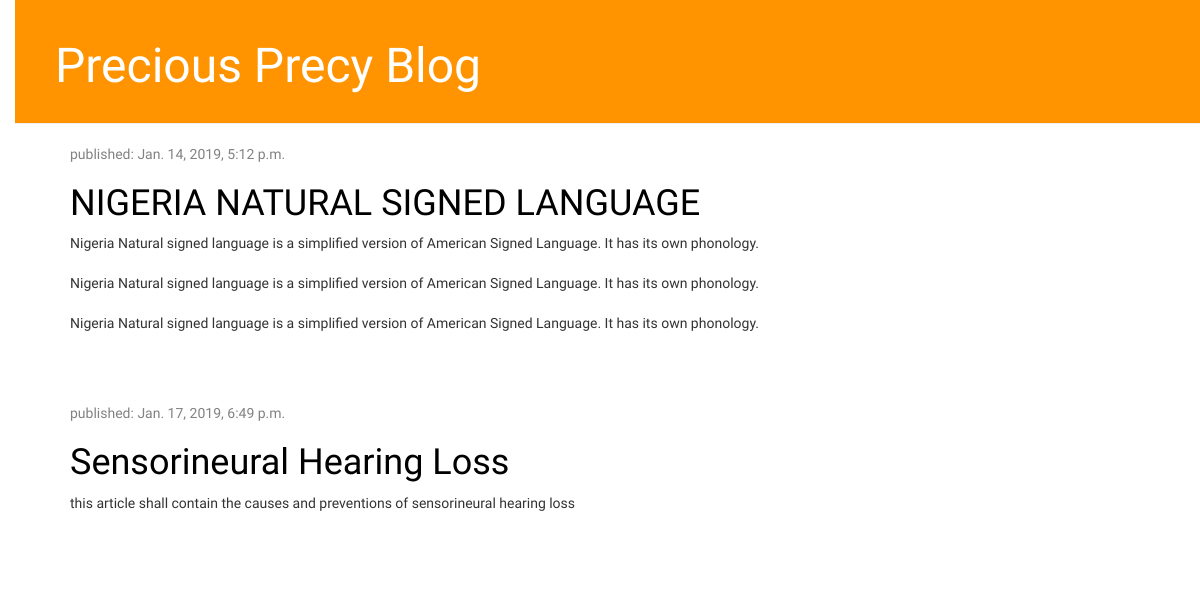
The app's page /, older data.
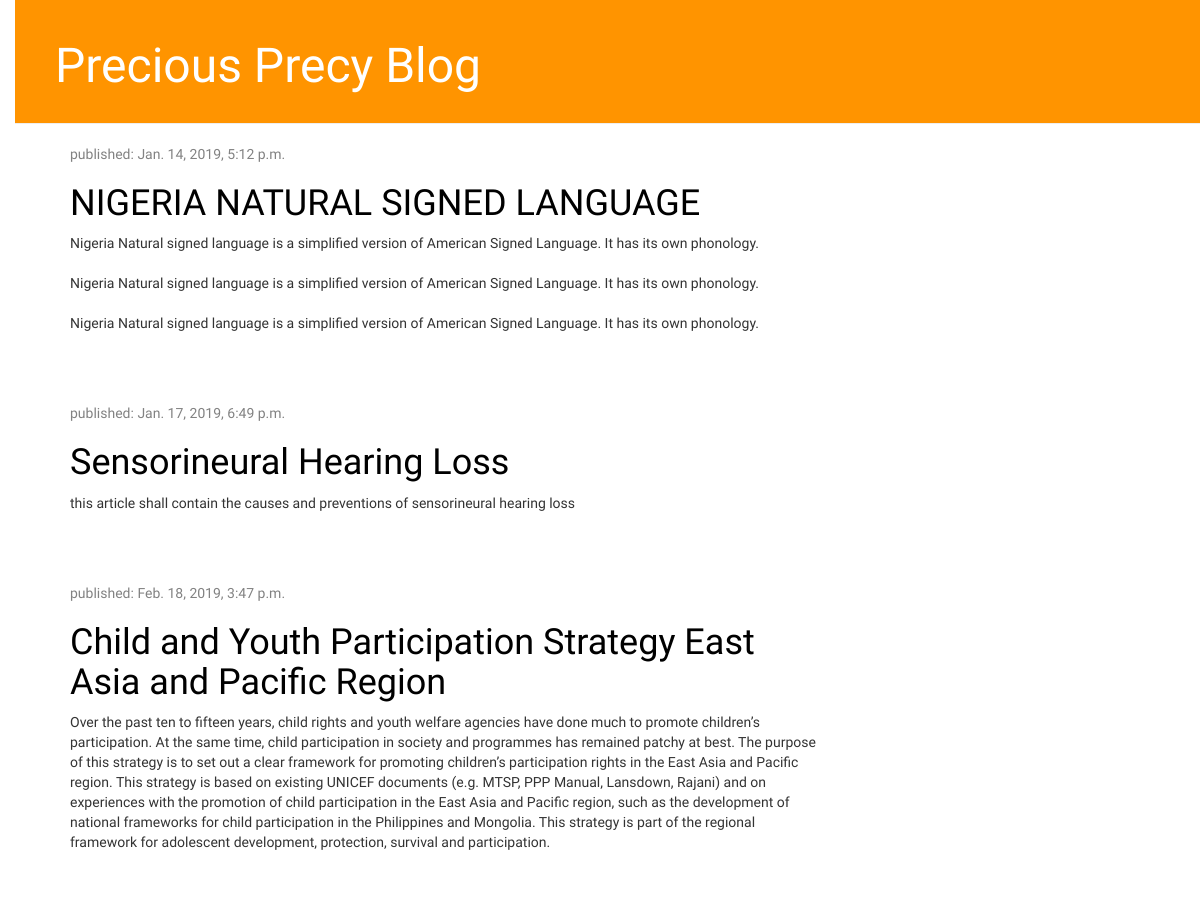
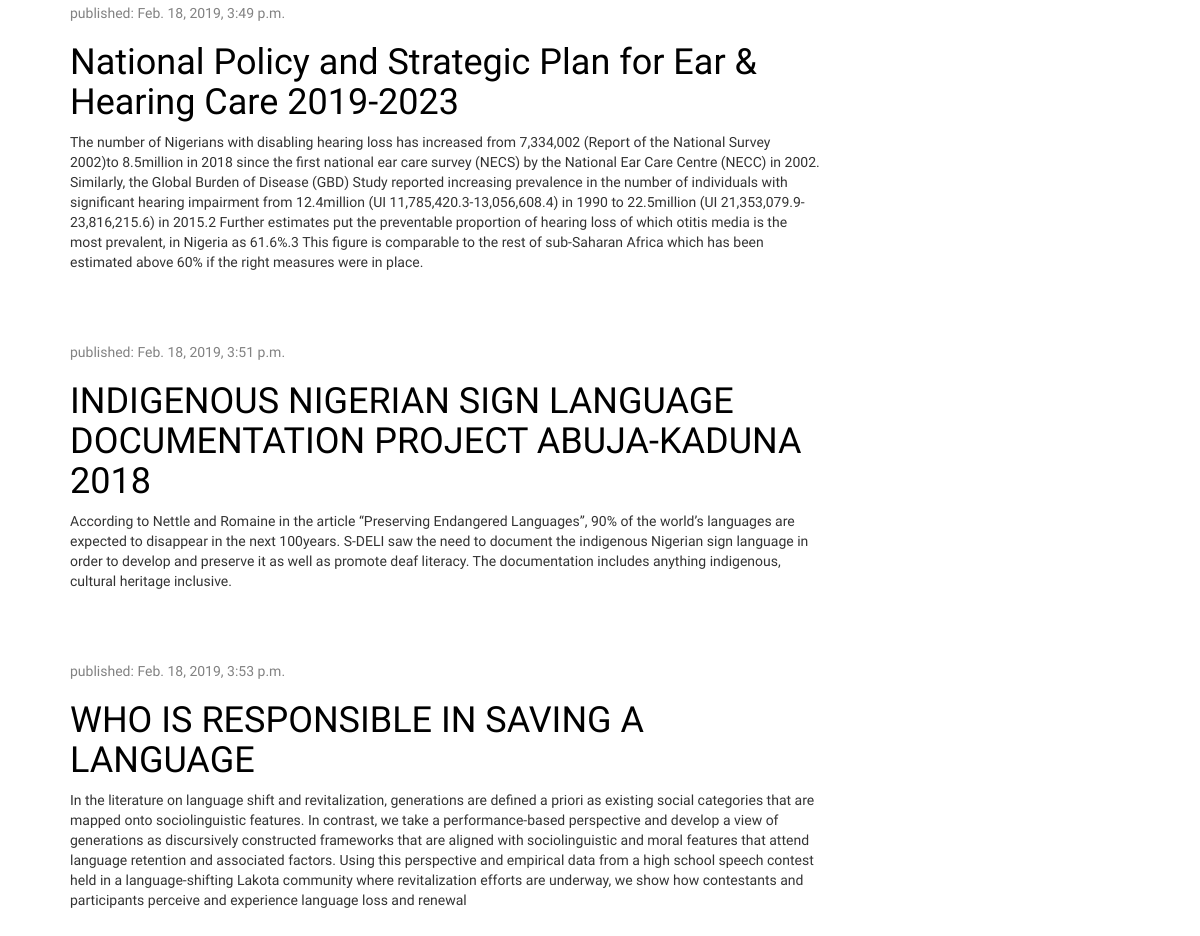
The same page, newer data (2 pictures, top to bottom).
### blog/models.py (models this page shows, shortened)
class Post(models.Model):
    author = models.ForeignKey('auth.User', on_delete=models.CASCADE)
    title = models.CharField(max_length=200)
    text = models.TextField()
    created_date = models.DateTimeField(
            default=timezone.now)
    published_date = models.DateTimeField(
            blank=True, null=True)

### blog/views.py (the view)
# urls.py: path('', views.post_list, name='post_list'),
def post_list(request):
    posts = Post.objects.filter(published_date__lte=timezone.now()).order_by('published_date')
    return render(request, 'blog/post_list.html', {'posts': posts})

### blog/templates/blog/post_list.html (shortened to what this page needs)
{% load static %}
<html>
<head>
    <link rel="stylesheet" href="//maxcdn.bootstrapcdn.com/bootstrap/3.2.0/css/bootstrap.min.css">
    <link rel="stylesheet" href="//maxcdn.bootstrapcdn.com/bootstrap/3.2.0/css/bootstrap-theme.min.css">
    <link rel="stylesheet" href="{% static 'css/blog.css' %}">
    <link rel="stylesheet" href="//maxcdn.bootstrapcdn.com/bootstrap/3.2.0/css/bootstrap.min.css">
    <link rel="stylesheet" href="//maxcdn.bootstrapcdn.com/bootstrap/3.2.0/css/bootstrap-theme.min.css">
    <link rel="stylesheet" href="{% static 'css/blog.css' %}">
</head>
<body>
    <div class="page-header">
        <h1><a href="/">Precious Precy Blog</a></h1>
    </div>
    <div class="content container">
        <div class="row">
            <div class="col-md-8">
                {% for post in posts %}
                <div class="post">
                    <div class="date">
                        <p>published: {{ post.published_date }}</p>
                    </div>
                    <h1><a href="">{{ post.title }}</a></h1>
                    <p>{{ post.text|linebreaksbr }}</p>
                </div>
                {% endfor %}
            </div>
        </div>
    </div>
</body>
</html>

### blog/static/css/blog.css (style rules this page uses)
body { padding-left: 15px; font-family: "lobster"; }
h1 a { color: #FCA205; }
.page-header { background-color: #ff9400; margin-top: 0; padding: 20px 20px 20px 40px; }
.page-header h1, .page-header h1 a, .page-header h1 a:visited, .page-header h1 a:active { color: #ffffff; font-size: 36pt; text-decoration: none; }
.content { margin-left: 40px; }
h1, h2, h3, h4 { font-family: 'Lobster', cursive; }
.date { color: #828282; }
.post { margin-bottom: 70px; }
.post h1 a, .post h1 a:visited { color: #000000; }

Row changes from the older to the newer data that the page shows:
added Post: published_date "Feb. 18, 2019, 3:47 p.m.", title "Child and Youth Participation Strategy East Asia and Pacific Region", text "Over the past ten to fifteen years, child rights and youth welfare agencies have done much to promote children’s participation. At the same time, child participation in society and programmes has remained patchy at best. The purpose of this strategy is to set out a clear framework for promoting children’s participation rights in the East Asia and Pacific region. This strategy is based on existing UNICEF documents (e.g. MTSP, PPP Manual, Lansdown, Rajani) and on experiences with the promotion of child participation in the East Asia and Pacific region, such as the development of national frameworks for child participation in the Philippines and Mongolia. This strategy is part of the regional…"
added Post: published_date "Feb. 18, 2019, 3:49 p.m.", title "National Policy and Strategic Plan for Ear & Hearing Care 2019-2023", text "The number of Nigerians with disabling hearing loss has increased from 7,334,002 (Report of the National Survey 2002)to 8.5million in 2018 since the first national ear care survey (NECS) by the National Ear Care Centre (NECC) in 2002. Similarly, the Global Burden of Disease (GBD) Study reported increasing prevalence in the number of individuals with significant hearing impairment from 12.4million (UI 11,785,420.3-13,056,608.4) in 1990 to 22.5million (UI 21,353,079.9- 23,816,215.6) in 2015.2 Further estimates put the preventable proportion of hearing loss of which otitis media is the most prevalent, in Nigeria as 61.6%.3 This figure is comparable to the rest of sub-Saharan Africa which has…"
added Post: published_date "Feb. 18, 2019, 3:51 p.m.", title "INDIGENOUS NIGERIAN SIGN LANGUAGE DOCUMENTATION PROJECT ABUJA-KADUNA 2018", text "According to Nettle and Romaine in the article “Preserving Endangered Languages”, 90% of the world’s languages are expected to disappear in the next 100years. S-DELI saw the need to document the indigenous Nigerian sign language in order to develop and preserve it as well as promote deaf literacy. The documentation includes anything indigenous, cultural heritage inclusive."
added Post: published_date "Feb. 18, 2019, 3:53 p.m.", title "WHO IS RESPONSIBLE IN SAVING A LANGUAGE", text "In the literature on language shift and revitalization, generations are defined a priori as existing social categories that are mapped onto sociolinguistic features. In contrast, we take a performance‐based perspective and develop a view of generations as discursively constructed frameworks that are aligned with sociolinguistic and moral features that attend language retention and associated factors. Using this perspective and empirical data from a high school speech contest held in a language‐shifting Lakota community where revitalization efforts are underway, we show how contestants and participants perceive and experience language loss and renewal"
